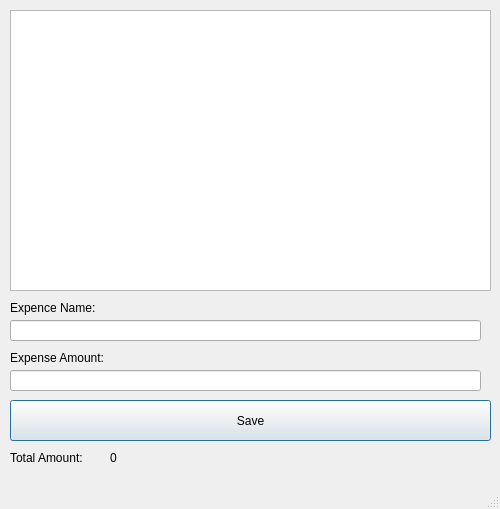
<?xml version="1.0" encoding="UTF-8"?>
<ui version="4.0">
 <class>MainWindow</class>
 <widget class="QMainWindow" name="MainWindow">
  <property name="geometry">
   <rect>
    <x>0</x>
    <y>0</y>
    <width>500</width>
    <height>509</height>
   </rect>
  </property>
  <property name="windowTitle">
   <string>MainWindow</string>
  </property>
  <widget class="QWidget" name="centralwidget">
   <widget class="QPushButton" name="save_button">
    <property name="geometry">
     <rect>
      <x>10</x>
      <y>400</y>
      <width>481</width>
      <height>41</height>
     </rect>
    </property>
    <property name="text">
     <string>Save</string>
    </property>
    <property name="autoDefault">
     <bool>false</bool>
    </property>
    <property name="default">
     <bool>true</bool>
    </property>
    <property name="flat">
     <bool>false</bool>
    </property>
   </widget>
   <widget class="QWidget" name="verticalLayoutWidget">
    <property name="geometry">
     <rect>
      <x>10</x>
      <y>10</y>
      <width>481</width>
      <height>281</height>
     </rect>
    </property>
    <layout class="QVBoxLayout" name="main_layout">
     <item>
      <widget class="QListWidget" name="expence_list"/>
     </item>
    </layout>
   </widget>
   <widget class="QLineEdit" name="amount_input">
    <property name="geometry">
     <rect>
      <x>10</x>
      <y>370</y>
      <width>471</width>
      <height>21</height>
     </rect>
    </property>
   </widget>
   <widget class="QLineEdit" name="name_input">
    <property name="geometry">
     <rect>
      <x>10</x>
      <y>320</y>
      <width>471</width>
      <height>21</height>
     </rect>
    </property>
   </widget>
   <widget class="QLabel" name="name_label">
    <property name="geometry">
     <rect>
      <x>10</x>
      <y>300</y>
      <width>91</width>
      <height>16</height>
     </rect>
    </property>
    <property name="text">
     <string>Expence Name:</string>
    </property>
   </widget>
   <widget class="QLabel" name="amount_label">
    <property name="geometry">
     <rect>
      <x>10</x>
      <y>350</y>
      <width>111</width>
      <height>16</height>
     </rect>
    </property>
    <property name="text">
     <string>Expense Amount:</string>
    </property>
   </widget>
   <widget class="QLabel" name="total_label_text">
    <property name="geometry">
     <rect>
      <x>10</x>
      <y>450</y>
      <width>91</width>
      <height>16</height>
     </rect>
    </property>
    <property name="text">
     <string>Total Amount:</string>
    </property>
   </widget>
   <widget class="QLabel" name="total_label">
    <property name="geometry">
     <rect>
      <x>110</x>
      <y>450</y>
      <width>321</width>
      <height>16</height>
     </rect>
    </property>
    <property name="text">
     <string>0</string>
    </property>
   </widget>
  </widget>
  <widget class="QStatusBar" name="statusbar"/>
 </widget>
 <resources/>
 <connections/>
 <slots>
  <signal>save_button()</signal>
 </slots>
</ui>
